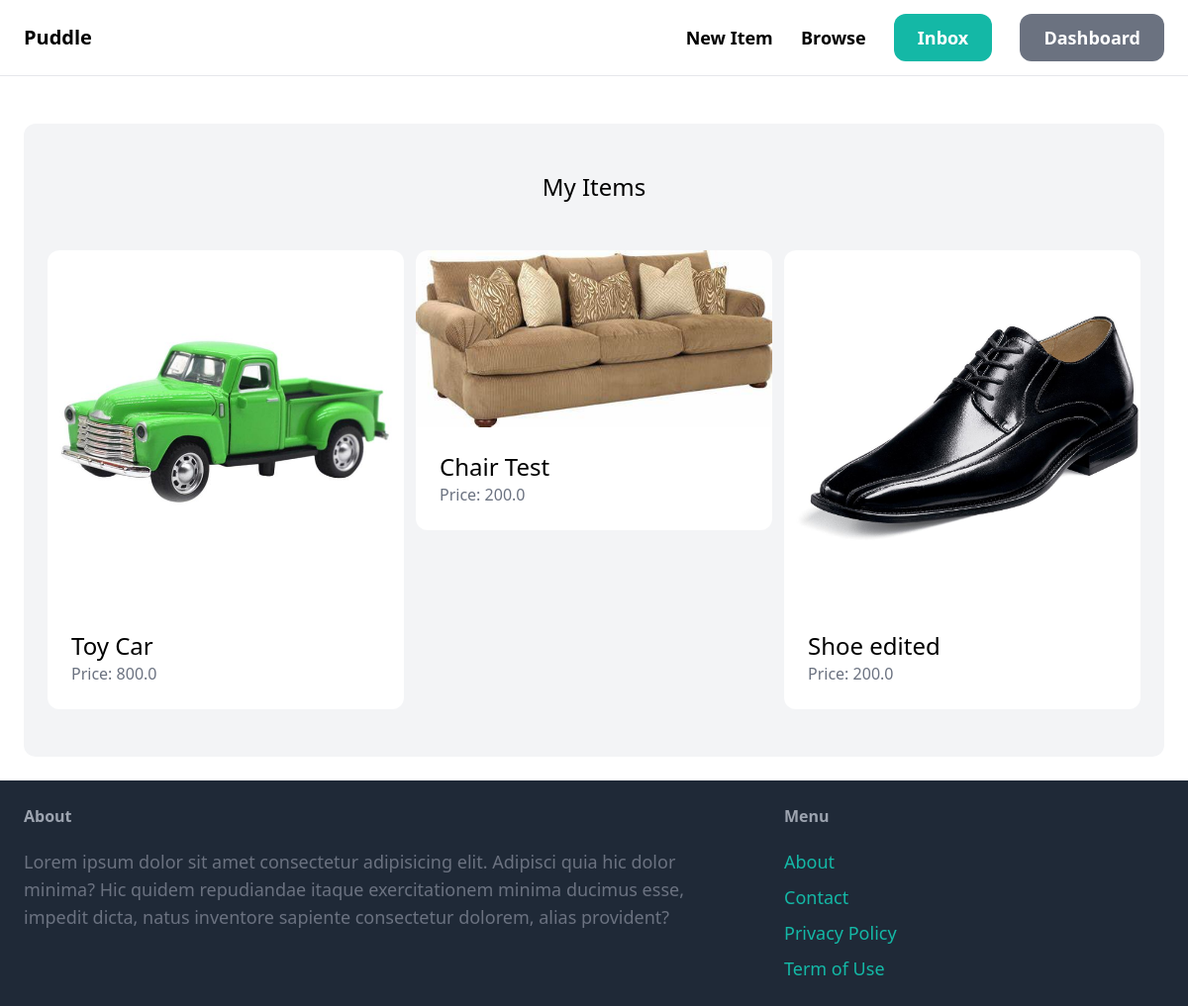
The app's page /dashboard/ (signed in) with its own data.
### item/models.py (models this page shows, shortened)
class Item(models.Model):
    category = models.ForeignKey(Category, related_name='items', on_delete=models.CASCADE)
    name = models.CharField(max_length=255)
    description = models.TextField(blank=True, null=True)
    price = models.FloatField()
    image = models.ImageField(upload_to='item_images', blank=True, null=True)
    is_sold = models.BooleanField(default=False)
    created_by = models.ForeignKey(User, related_name='items', on_delete=models.CASCADE)
    created_at = models.DateTimeField(auto_now_add=True)

### dashboard/views.py (the view)
# urls.py: path('', views.index, name='index'),
@login_required
def index(request):
    items = Item.objects.filter(created_by=request.user)
    return render(request,'dashboard/index.html',{'items': items})

### dashboard/templates/dashboard/index.html (shortened to what this page needs)
{% extends 'core/base.html' %}
{% block content %}
<div class="mt-6 px-6 py-12 bg-gray-100 rounded-xl">
    <h2 class="mb-12 text-2xl text-center">My Items</h2>
    <div class="grid grid-cols-3 gap-3">
        {% for item in items %}
            <div>
                <a href="{% url 'item:detail' item.id %}">
                    <div>
                        <img src="{{ item.image.url }}" class="rounded-t-xl">
                    </div>
                    <div class="p-6 bg-white rounded-b-xl">
                        <h2 class="text-2xl">{{ item.name }}</h2>
                        <p class="text-gray-500">Price: {{ item.price }}</p>
                    </div>
                </a>
            </div>
        {% endfor %}
    </div>
</div>
{% endblock %}

### records on screen
Item: image (picture), name "Toy Car", price "800.0"
Item: image (picture), name "Chair Test", price "200.0"
Item: image (picture), name "Shoe edited", price "200.0"
